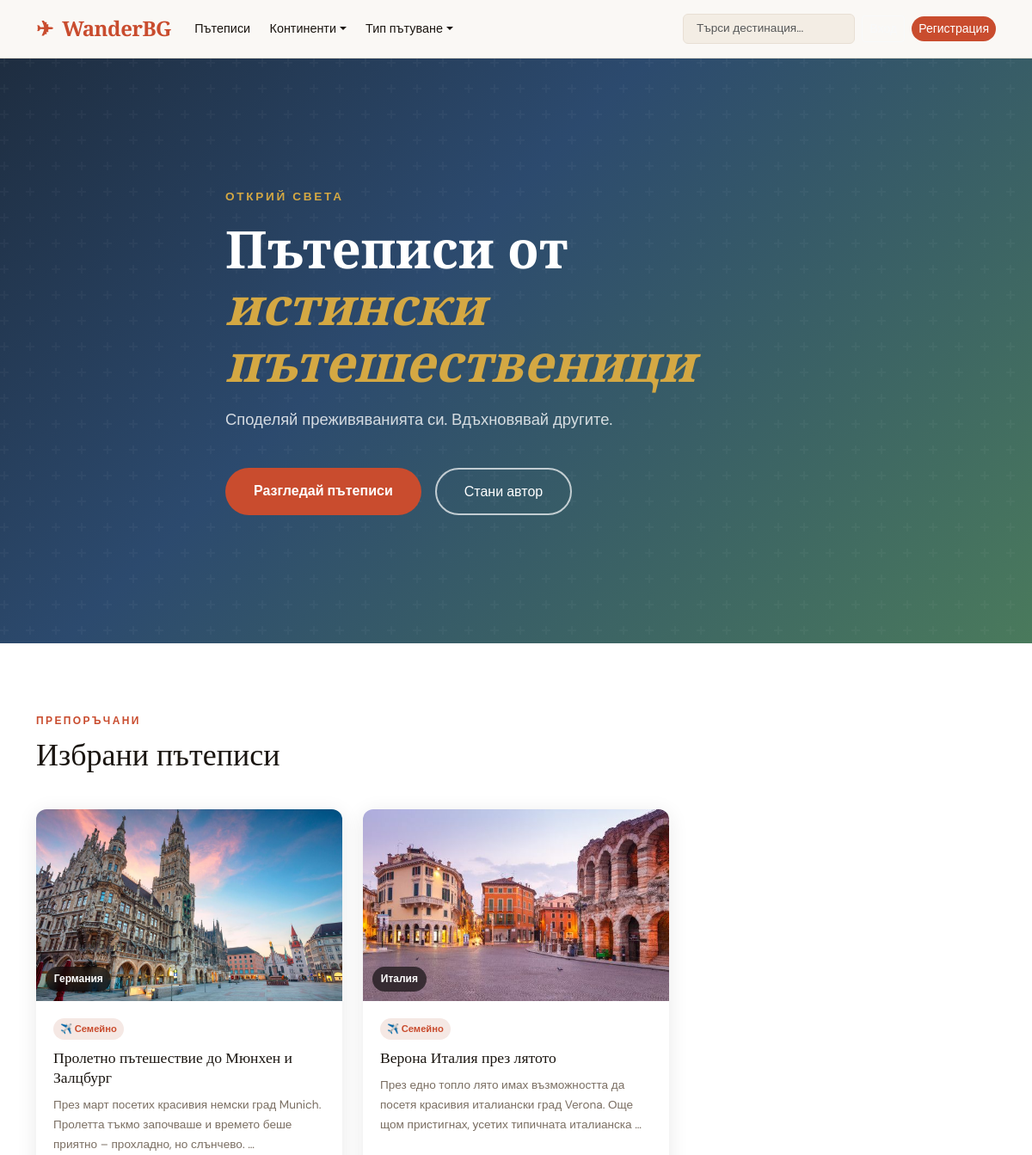
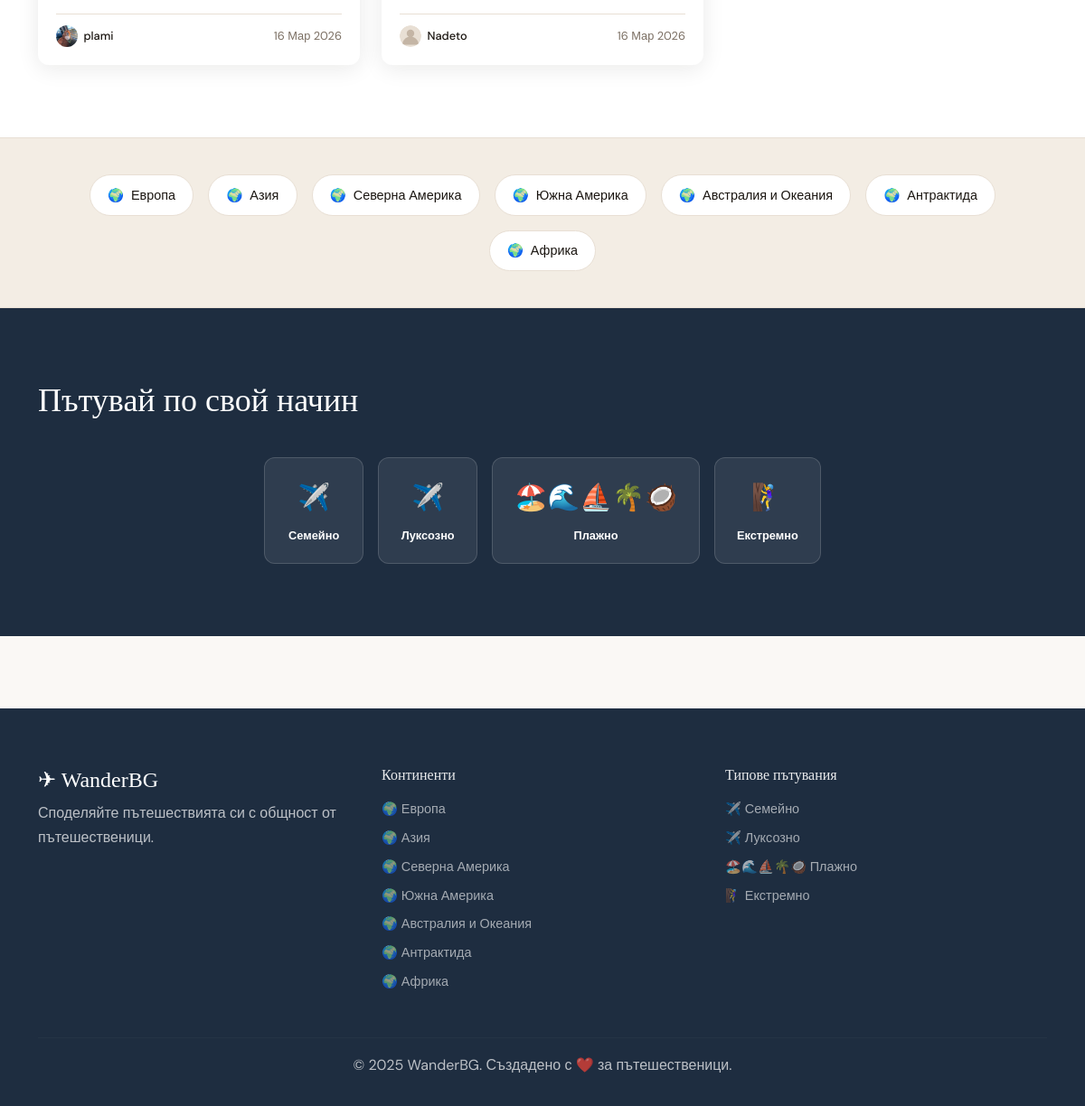
The page / on the database its author committed (2 pictures, top to bottom).
### posts/models.py (models this page shows, shortened)
class Post(models.Model):
    author = models.ForeignKey(User, on_delete=models.CASCADE)
    title = models.CharField(max_length=200, verbose_name='Заглавие')
    slug = models.SlugField(max_length=200, unique=True, blank=True)
    cover_image = models.ImageField(upload_to='posts/covers/', blank=True, null=True)
    body = models.TextField(verbose_name='Съдържание')
    location_name = models.CharField(max_length=200, verbose_name='Локация')
    country = models.ForeignKey(Country, on_delete=models.SET_NULL, null=True, blank=True, related_name='posts')
    travel_types = models.ManyToManyField(TravelType, blank=True, related_name='posts', verbose_name='Типове пътуване')
    published = models.BooleanField(default=True)
    created_at = models.DateTimeField(auto_now_add=True)
    updated_at = models.DateTimeField(auto_now=True)
    views_count = models.PositiveIntegerField(default=0)
    class Meta:
        ordering = ['-created_at']
        verbose_name = 'Пътепис'
        verbose_name_plural = 'Пътеписи'

### categories/models.py (models this page shows, shortened)
class Country(models.Model):
    name = models.CharField(max_length=100, verbose_name='Държава')
    slug = models.SlugField(unique=True)
    continent = models.ForeignKey(Continent, on_delete=models.CASCADE, related_name='countries')
    flag = models.CharField(max_length=10, blank=True)
    class Meta:
        verbose_name = 'Държава'
        verbose_name_plural = 'Държави'
        ordering = ['name']

class TravelType(models.Model):
    TRAVEL_TYPES = [
        ('extreme', 'Екстремно'),
        ('family', 'Семейно'),
        ('budget', 'Бюджетно'),
        ('luxury', 'Луксозно'),
        ('adventure', 'Приключенско'),
        ('cultural', 'Културно'),
        ('beach', 'Плажно'),
        ('mountain', 'Планинско'),
    ]
    name = models.CharField(max_length=50, choices=TRAVEL_TYPES, unique=True)
    icon = models.CharField(max_length=50, default='✈️')
    class Meta:
        verbose_name = 'Тип пътуване'
        verbose_name_plural = 'Типове пътувания'
    def __str__(self):
        return self.get_name_display()

class Continent(models.Model):
    name = models.CharField(max_length=100, verbose_name='Континент')
    slug = models.SlugField(unique=True)
    icon = models.CharField(max_length=50, default='🌍')
    class Meta:
        verbose_name = 'Континент'
        verbose_name_plural = 'Континенти'

### accounts/models.py (models this page shows, shortened)
class Profile(models.Model):
    user = models.OneToOneField(User, on_delete=models.CASCADE, related_name='profile')
    bio = models.TextField(blank=True, max_length=500)
    avatar = models.ImageField(upload_to='avatars/', blank=True, null=True)
    website = models.URLField(blank=True)
    location = models.CharField(max_length=100, blank=True)
    joined = models.DateTimeField(auto_now_add=True)
    def get_avatar_url(self):
        if self.avatar:
            return self.avatar.url
        return '/static/images/default_avatar.svg'

### posts/views.py (the view)
# urls.py: path('', post_views.home, name='home'),
def home(request):
    posts = Post.objects.filter(published=True).select_related('author', 'country__continent')
    search = request.GET.get('q', '')
    if search:
        posts = posts.filter(
            Q(title__icontains=search) |
            Q(body__icontains=search) |
            Q(location_name__icontains=search)
        )
    featured = posts[:3]
    recent = posts[3:9]
    return render(request, 'posts/home.html', {
        'featured': featured,
        'recent': recent,
        'search': search,
        'all_posts': posts,
    })

### categories/context_processors.py (called while the page is built)
def categories_context(request):
    return {
        'continents': Continent.objects.all(),
        'travel_types': TravelType.objects.all(),
    }

### templates/posts/home.html (shortened to what this page needs)
{% extends 'base.html' %}
{% load static %}
{% block content %}
<section class="hero">
    <div class="hero-bg"></div>
    <div class="container hero-content">
        <p class="hero-eyebrow">Открий света</p>
        <h1 class="hero-title">Пътеписи от<br><em>истински пътешественици</em></h1>
        <p class="hero-sub">Споделяй преживяванията си. Вдъхновявай другите.</p>
        <div class="hero-actions">
            <a href="{% url 'post_list' %}" class="btn btn-hero-primary">Разгледай пътеписи</a>
            {% if not user.is_authenticated %}
            <a href="{% url 'register' %}" class="btn btn-hero-outline">Стани автор</a>
            {% else %}
            <a href="{% url 'post_create' %}" class="btn btn-hero-outline">+ Нов пътепис</a>
            {% endif %}
        </div>
    </div>
</section>
{% if featured %}
<section class="section-featured">
    <div class="container">
        <div class="section-header">
            <span class="section-label">Препоръчани</span>
            <h2 class="section-title">Избрани пътеписи</h2>
        </div>
        <div class="row g-4">{% for post in featured %}{% include 'partials/post_card.html' %}{% endfor %}</div>
    </div>
</section>
{% endif %}
<section class="continent-bar">
    <div class="container">
        <div class="d-flex flex-wrap justify-content-center gap-3">
            {% for c in continents %}<a href="{% url 'continent_posts' c.slug %}" class="continent-pill"><span>{{ c.icon }}</span> {{ c.name }}</a>{% endfor %}
        </div>
    </div>
</section>
<section class="travel-types-section">
    <div class="container">
        <div class="section-header"><h2 class="section-title">Пътувай по свой начин</h2></div>
        <div class="d-flex flex-wrap justify-content-center gap-3">
            {% for t in travel_types %}<a href="{% url 'travel_type_posts' t.name %}" class="travel-type-card"><span class="tt-icon">{{ t.icon }}</span><span class="tt-name">{{ t }}</span></a>{% endfor %}
        </div>
    </div>
</section>
{% endblock %}

### templates/base.html (shortened to what this page needs)
<!DOCTYPE html>
<html lang="bg">
<head>
    {% load static %}
    <link href="https://cdn.jsdelivr.net/npm/bootstrap@5.3.0/dist/css/bootstrap.min.css" rel="stylesheet">
    <link href="https://cdn.jsdelivr.net/npm/bootstrap-icons@1.11.0/font/bootstrap-icons.css" rel="stylesheet">
    <link href="{% static 'css/main.css' %}" rel="stylesheet">
</head>
<body>
<nav class="navbar navbar-expand-lg">
    <div class="container">
        <a class="navbar-brand" href="{% url 'home' %}">
            <span class="brand-icon">✈</span> WanderBG
        </a>
        <div class="collapse navbar-collapse" id="navMenu">
            <ul class="navbar-nav me-auto">
                <li class="nav-item"><a class="nav-link" href="{% url 'post_list' %}">Пътеписи</a></li>
                <li class="nav-item dropdown">
                    <a class="nav-link dropdown-toggle" href="#" data-bs-toggle="dropdown">Континенти</a>
                </li>
                <li class="nav-item dropdown">
                    <a class="nav-link dropdown-toggle" href="#" data-bs-toggle="dropdown">Тип пътуване</a>
                </li>
            </ul>
            <div class="navbar-nav ms-auto align-items-center gap-2">
                <form class="d-flex" action="{% url 'post_list' %}" method="get">
                    <input class="form-control search-input" type="search" name="q" placeholder="Търси дестинация..." value="{{ request.GET.q }}">
                </form>
                {% if user.is_authenticated %}
                <a href="{% url 'post_create' %}" class="btn btn-accent btn-sm">+ Нов пътепис</a>
                <div class="dropdown">
                    <a class="nav-link dropdown-toggle user-menu" href="#" data-bs-toggle="dropdown">
                        <img src="{{ user.profile.get_avatar_url }}" class="avatar-sm" alt="">
                        {{ user.username }}
                    </a>
                    <ul class="dropdown-menu dropdown-menu-end">
                        <li><a class="dropdown-item" href="{% url 'profile' user.username %}"><i class="bi bi-person"></i> Профил</a></li>
                        <li><a class="dropdown-item" href="{% url 'edit_profile' %}"><i class="bi bi-gear"></i> Настройки</a></li>
                        <li><hr class="dropdown-divider"></li>
                        <li><a class="dropdown-item" href="{% url 'logout' %}"><i class="bi bi-box-arrow-right"></i> Изход</a></li>
                    </ul>
                </div>
                {% else %}
                <a href="{% url 'login' %}" class="btn btn-outline-light btn-sm">Вход</a>
                <a href="{% url 'register' %}" class="btn btn-accent btn-sm">Регистрация</a>
                {% endif %}
            </div>
        </div>
    </div>
</nav>
<main>
    {% block content %}{% endblock %}
</main>
<footer class="site-footer">
    <div class="container">
        <div class="row">
            <div class="col-md-4">
                <h5 class="footer-brand">✈ WanderBG</h5>
                <p>Споделяйте пътешествията си с общност от пътешественици.</p>
            </div>
            <div class="col-md-4">
                <h6>Континенти</h6>
                <ul class="footer-links">
                    {% for c in continents %}
                    <li><a href="{% url 'continent_posts' c.slug %}">{{ c.icon }} {{ c.name }}</a></li>
                    {% endfor %}
                </ul>
            </div>
            <div class="col-md-4">
                <h6>Типове пътувания</h6>
                <ul class="footer-links">
                    {% for t in travel_types %}
                    <li><a href="{% url 'travel_type_posts' t.name %}">{{ t.icon }} {{ t }}</a></li>
                    {% endfor %}
                </ul>
            </div>
        </div>
        <hr>
        <p class="text-center mb-0">© 2025 WanderBG. Създадено с ❤️ за пътешественици.</p>
    </div>
</footer>
</body>
</html>

### templates/partials/post_card.html
<div class="col-md-4">
    <article class="post-card">
        <a href="{% url 'post_detail' post.pk %}" class="post-card-img-wrap">
            {% if post.cover_image %}
            <img src="{{ post.cover_image.url }}" alt="{{ post.title }}" class="post-card-img">
            {% else %}
            <div class="post-card-img post-card-no-img"><span>{{ post.location_name|first }}</span></div>
            {% endif %}
            {% if post.country %}
            <span class="post-card-country">{{ post.country.flag }} {{ post.country.name }}</span>
            {% endif %}
        </a>
        <div class="post-card-body">
            <div class="post-card-types">
                {% for tt in post.travel_types.all|slice:":2" %}
                <span class="badge-type">{{ tt.icon }} {{ tt }}</span>
                {% endfor %}
            </div>
            <h3 class="post-card-title"><a href="{% url 'post_detail' post.pk %}">{{ post.title }}</a></h3>
            <p class="post-card-excerpt">{{ post.body|truncatewords:18 }}</p>
            <div class="post-card-meta">
                <a href="{% url 'profile' post.author.username %}" class="post-card-author">
                    <img src="{{ post.author.profile.get_avatar_url }}" class="avatar-xs" alt="">
                    {{ post.author.get_full_name|default:post.author.username }}
                </a>
                <span class="post-card-date">{{ post.created_at|date:"d M Y" }}</span>
            </div>
        </div>
    </article>
</div>

### rows shown on the page
Post: cover_image (picture), country.name "Германия", title "Пролетно пътешествие до Мюнхен и Залцбург", body "През март посетих красивия немски град Munich. Пролетта тъкмо започваше и времето беше приятно – прохладно, но слънчево. …", author.profile.get_avatar_url (picture), author.get_full_name "plami", created_at "16 Мар 2026"
TravelType: icon "✈️", name "Семейно"
Post: cover_image (picture), country.name "Италия", title "Верона Италия през лятото", body "През едно топло лято имах възможността да посетя красивия италиански град Verona. Още щом пристигнах, усетих типичната италианска …", shows a picture, author.get_full_name "Nadeto", created_at "16 Мар 2026"
Continent: icon "🌍", name "Европа"
Continent: icon "🌍", name "Азия"
Continent: icon "🌍", name "Северна Америка"
Continent: icon "🌍", name "Южна Америка"
Continent: icon "🌍", name "Австралия и Океания"
Continent: icon "🌍", name "Антрактида"
Continent: icon "🌍", name "Африка"
TravelType: icon "✈️", name "Луксозно"
TravelType: icon "🏖️🌊⛵🌴🥥", name "Плажно"
TravelType: icon "🧗‍♀️", name "Екстремно"
